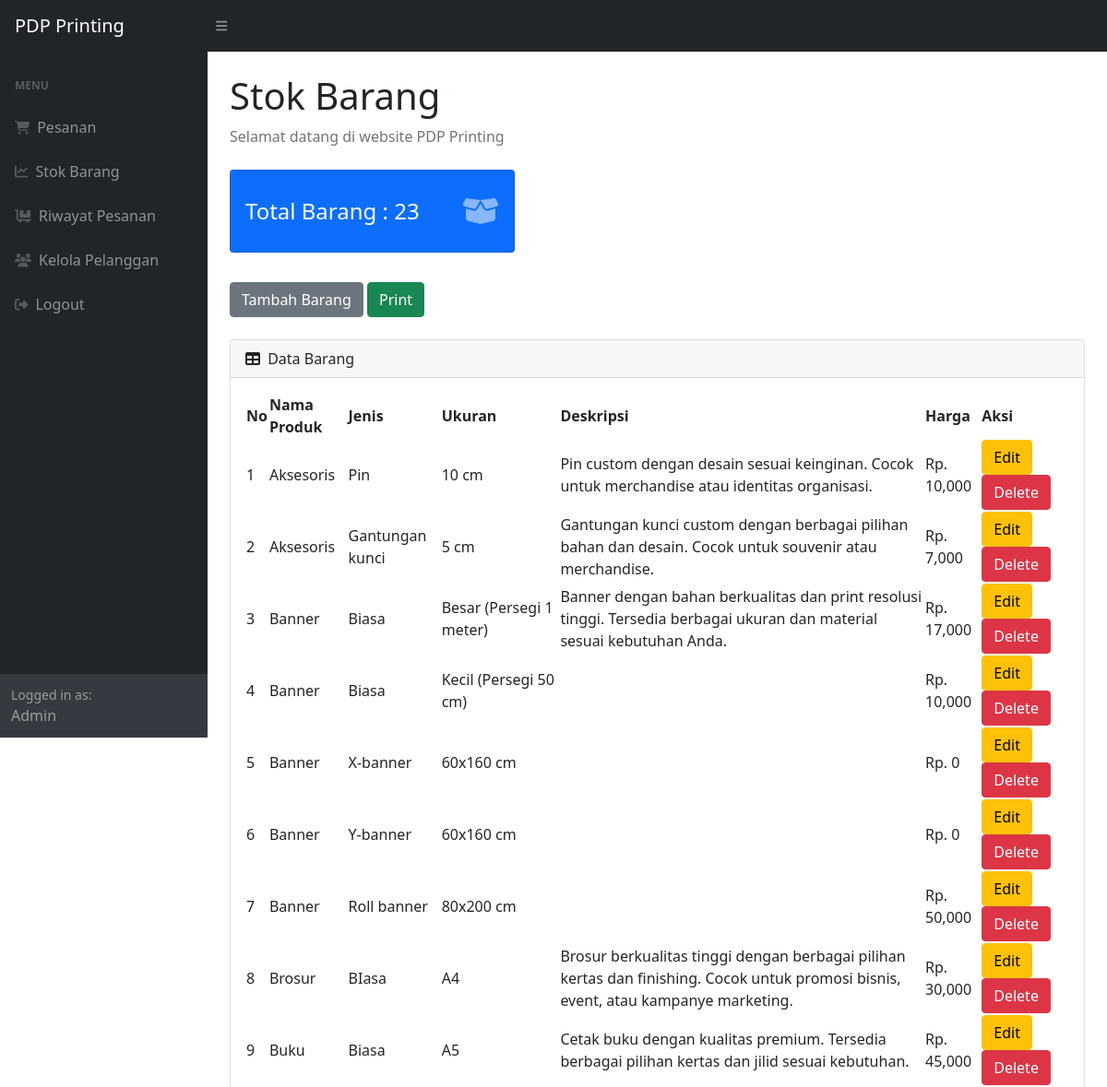
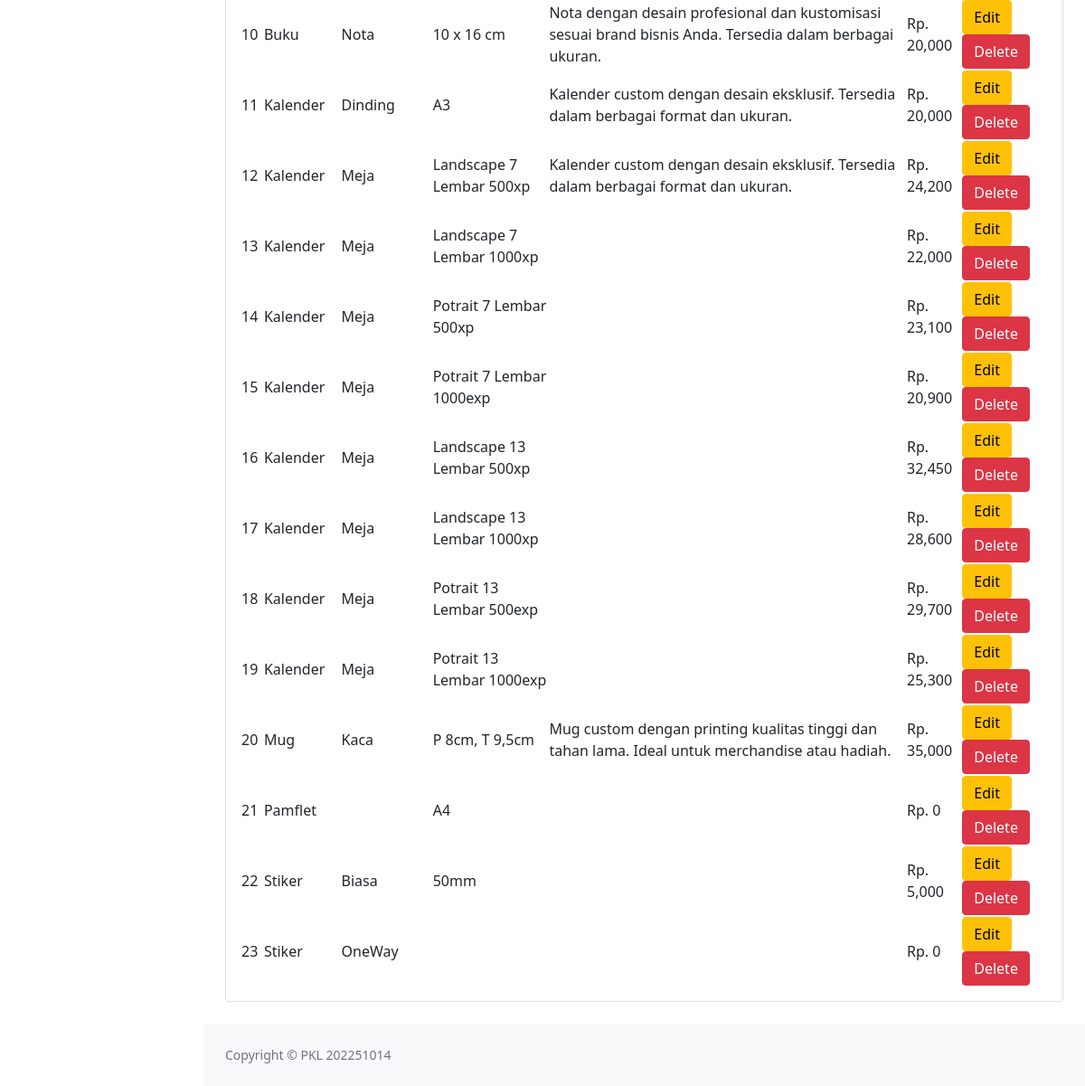
/Admin/stock.php (signed in), run on the app's committed database (2 pictures, top to bottom).
### tables this page shows
CREATE TABLE `product` (
  `idproduk` varchar(20) NOT NULL,
  `nama_produk` varchar(50) NOT NULL,
  `jenis` varchar(50) NOT NULL,
  `deskripsi` text NOT NULL,
  `ukuran` varchar(50) NOT NULL,
  `harga` int(12) NOT NULL DEFAULT 0
);

### Admin/stock.php (the view, shortened to what this page needs)
<?php
require 'cek.php';
$h1 = mysqli_query($c, "select * from product");
$h2 = mysqli_num_rows($h1);
?>
<!DOCTYPE html>
<html lang="en">
<head>
    <link href="https://cdn.jsdelivr.net/npm/simple-datatables@latest/dist/style.css" rel="stylesheet" />
    <link href="css/styles.css" rel="stylesheet" />
</head>
<body class="sb-nav-fixed">
    <nav class="sb-topnav navbar navbar-expand navbar-dark bg-dark">
        <a class="navbar-brand ps-3" href="index.php">PDP Printing</a>
        <button class="btn btn-link btn-sm order-1 order-lg-0 me-4 me-lg-0" id="sidebarToggle" href="#!"><i class="fas fa-bars"></i></button>
    </nav>
    <div id="layoutSidenav">
        <div id="layoutSidenav_nav">
            <nav class="sb-sidenav accordion sb-sidenav-dark" id="sidenavAccordion">
                <div class="sb-sidenav-menu">
                    <div class="nav">
                        <div class="sb-sidenav-menu-heading">MENU</div>
                        <a class="nav-link" href="index.php">
                            <div class="sb-nav-link-icon"><i class="fas fa-shopping-cart"></i></div>
                            Pesanan
                        </a>
                        <a class="nav-link" href="stock.php">
                            <div class="sb-nav-link-icon"><i class="fas fa-chart-line"></i></div>
                            Stok Barang
                        </a>
                        <a class="nav-link" href="masuk.php">
                            <div class="sb-nav-link-icon"><i class="fas fa-dolly-flatbed"></i></div>
                            Riwayat Pesanan
                        </a>
                        <a class="nav-link" href="pelanggan.php">
                            <div class="sb-nav-link-icon"><i class="fas fa-users"></i></div>
                            Kelola Pelanggan
                        </a>
                        <a class="nav-link" href="logout.php">
                            <div class="sb-nav-link-icon"><i class="fas fa-sign-out-alt"></i></div>
                            Logout
                        </a>
                    </div>
                </div>
                <div class="sb-sidenav-footer">
                    <div class="small">Logged in as:</div>
                    Admin
                </div>
            </nav>
        </div>
        <div id="layoutSidenav_content">
            <main>
                <div class="container-fluid px-4">
                    <h1 class="mt-4">Stok Barang</h1>
                    <ol class="breadcrumb mb-4">
                        <li class="breadcrumb-item active">Selamat datang di website PDP Printing</li>
                    </ol>
                    <div class="col-xl-4 col-md-6" style="margin-bottom: 2rem;">
                        <div class="card bg-primary text-white" style="padding: 12px 0;">
                            <div class="card-body d-flex align-items-center justify-content-between">
                                <div>
                                    <h4 class="mb-0">Total Barang : <?= $h2; ?></h4>
                                </div>
                                <i class="fas fa-box-open fa-2x text-white-50"></i>
                            </div>
                        </div>
                    </div>
                    <button type="button" class="btn btn-secondary mb-4" data-bs-toggle="modal" data-bs-target="#myModal">
                        Tambah Barang
                    </button>
                    <a href="export.php" target="blank" class="btn btn-success mb-4">Print</a>
                    <div class="card mb-4">
                        <div class="card-header">
                            <i class="fas fa-table me-1"></i>
                            Data Barang
                        </div>
                        <div class="card-body">
                            <table id="datatablesSimple">
                                <thead>
                                    <tr>
                                        <th>No</th>
                                        <th>Nama Produk</th>
                                        <th>Jenis</th>
                                        <th>Ukuran</th>
                                        <th>Deskripsi</th>
                                        <th>Harga</th>
                                        <th>Aksi</th>
                                    </tr>
                                </thead>
                                <?php
                                $get = mysqli_query($c, "select * from product");
                                $i = 1;
                                while ($p = mysqli_fetch_array($get)) {
                                    $id = $p['idproduk'];
                                    $nama = $p['nama_produk'];
                                    $jenis = $p['jenis'];
                                    $ukuran = $p['ukuran'];
                                    $deskripsi = $p['deskripsi'];
                                    $harga = $p['harga'];
                                ?>
                                    <tr>
                                        <td><?= $i++; ?></td>
                                        <td><?= $nama; ?></td>
                                        <td><?= $jenis; ?></td>
                                        <td><?= $ukuran; ?></td>
                                        <td><?= $deskripsi; ?></td>
                                        <td>Rp. <?= number_format($harga); ?></td>
                                        <td>
                                            <button type="button" class="btn btn-warning" data-bs-toggle="modal" data-bs-target="#edit<?= $id; ?>">
                                                Edit
                                            </button>
                                            <button type="button" class="btn btn-danger" data-bs-toggle="modal" data-bs-target="#delete<?= $id; ?>">
                                                Delete
                                            </button>
                                        </td>
                                    </tr>
                                <?php
                                };
                                ?>
                            </table>
                        </div>
                    </div>
                </div>
            </main>
            <footer class="py-4 bg-light mt-auto">
                <div class="container-fluid px-4">
                    <div class="d-flex align-items-center justify-content-between small">
                        <div class="text-muted">Copyright &copy; PKL 202251014</div>
                    </div>
                </div>
            </footer>
        </div>
    </div>
</body>
</html>

### data on the page
product: nama_produk "Aksesoris", jenis "Pin", ukuran "10 cm", deskripsi "Pin custom dengan desain sesuai keinginan. Cocok untuk merchandise atau identitas organisasi.", harga "10,000"
product: nama_produk "Aksesoris", jenis "Gantungan kunci", ukuran "5 cm", deskripsi "Gantungan kunci custom dengan berbagai pilihan bahan dan desain. Cocok untuk souvenir atau merchandise.", harga "7,000"
product: nama_produk "Banner", jenis "Biasa", ukuran "Besar (Persegi 1 meter)", deskripsi "Banner dengan bahan berkualitas dan print resolusi tinggi. Tersedia berbagai ukuran dan material sesuai kebutuhan Anda.", harga "17,000"
product: nama_produk "Banner", jenis "Biasa", ukuran "Kecil (Persegi 50 cm)", harga "10,000"
product: nama_produk "Banner", jenis "X-banner", ukuran "60x160 cm", harga "0"
product: nama_produk "Banner", jenis "Y-banner", ukuran "60x160 cm", harga "0"
product: nama_produk "Banner", jenis "Roll banner", ukuran "80x200 cm", harga "50,000"
product: nama_produk "Brosur", jenis "BIasa", ukuran "A4", deskripsi "Brosur berkualitas tinggi dengan berbagai pilihan kertas dan finishing. Cocok untuk promosi bisnis, event, atau kampanye marketing.", harga "30,000"
product: nama_produk "Buku", jenis "Biasa", ukuran "A5", deskripsi "Cetak buku dengan kualitas premium. Tersedia berbagai pilihan kertas dan jilid sesuai kebutuhan.", harga "45,000"
product: nama_produk "Buku", jenis "Nota", ukuran "10 x 16 cm", deskripsi "Nota dengan desain profesional dan kustomisasi sesuai brand bisnis Anda. Tersedia dalam berbagai ukuran.", harga "20,000"
product: nama_produk "Kalender", jenis "Dinding", ukuran "A3", deskripsi "Kalender custom dengan desain eksklusif. Tersedia dalam berbagai format dan ukuran.", harga "20,000"
product: nama_produk "Kalender", jenis "Meja", ukuran "Landscape 7 Lembar 500xp", deskripsi "Kalender custom dengan desain eksklusif. Tersedia dalam berbagai format dan ukuran.", harga "24,200"
product: nama_produk "Kalender", jenis "Meja", ukuran "Landscape 7 Lembar 1000xp", harga "22,000"
product: nama_produk "Kalender", jenis "Meja", ukuran "Potrait 7 Lembar 500xp", harga "23,100"
product: nama_produk "Kalender", jenis "Meja", ukuran "Potrait 7 Lembar 1000exp", harga "20,900"
product: nama_produk "Kalender", jenis "Meja", ukuran "Landscape 13 Lembar 500xp", harga "32,450"
product: nama_produk "Kalender", jenis "Meja", ukuran "Landscape 13 Lembar 1000xp", harga "28,600"
product: nama_produk "Kalender", jenis "Meja", ukuran "Potrait 13 Lembar 500exp", harga "29,700"
product: nama_produk "Kalender", jenis "Meja", ukuran "Potrait 13 Lembar 1000exp", harga "25,300"
product: nama_produk "Mug", jenis "Kaca", ukuran "P 8cm, T 9,5cm", deskripsi "Mug custom dengan printing kualitas tinggi dan tahan lama. Ideal untuk merchandise atau hadiah.", harga "35,000"
product: nama_produk "Pamflet", ukuran "A4", harga "0"
product: nama_produk "Stiker", jenis "Biasa", ukuran "50mm", harga "5,000"
product: nama_produk "Stiker", jenis "OneWay", harga "0"

### other printed values
$h2 "23"
